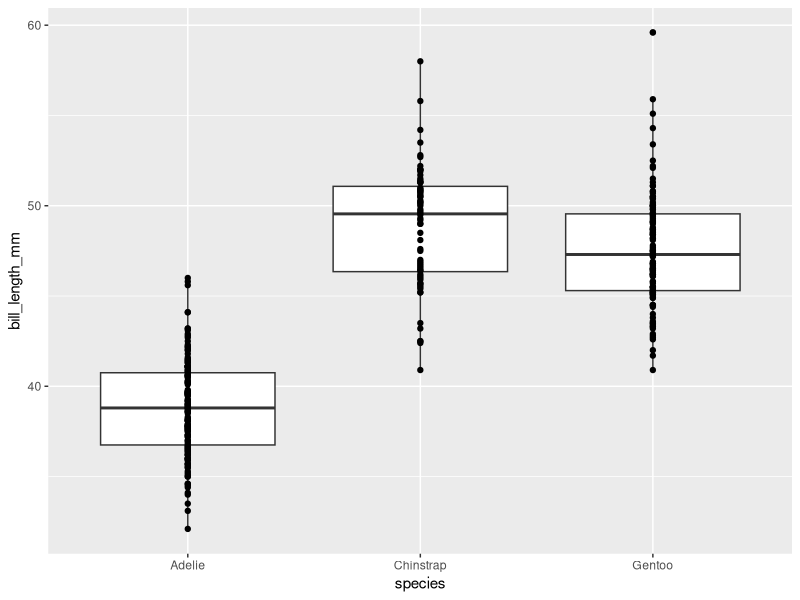
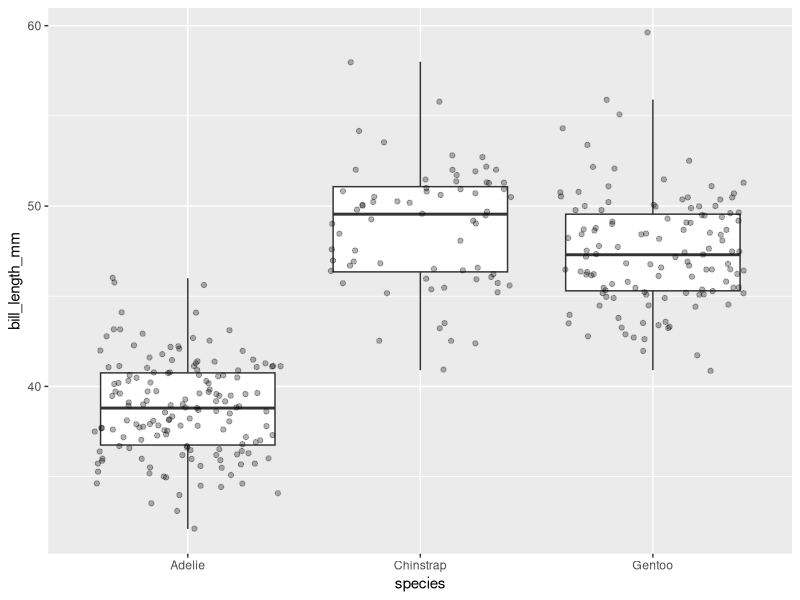
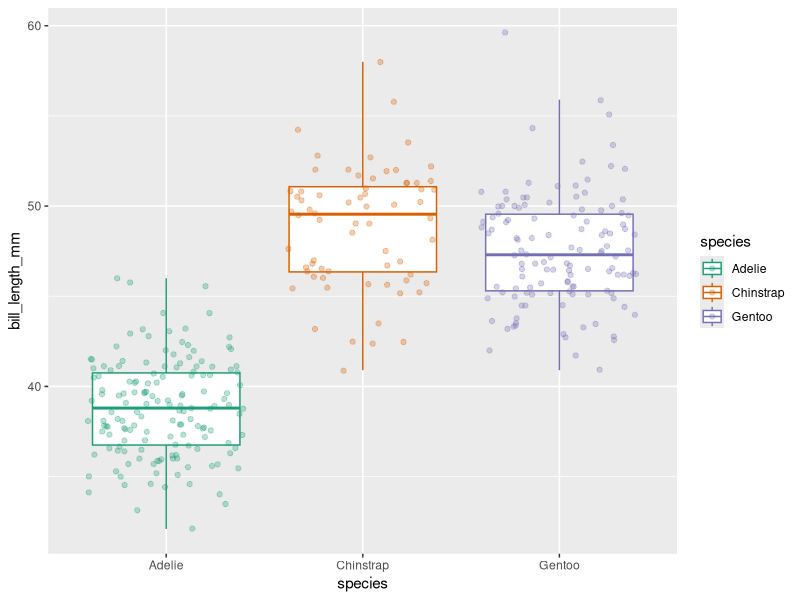
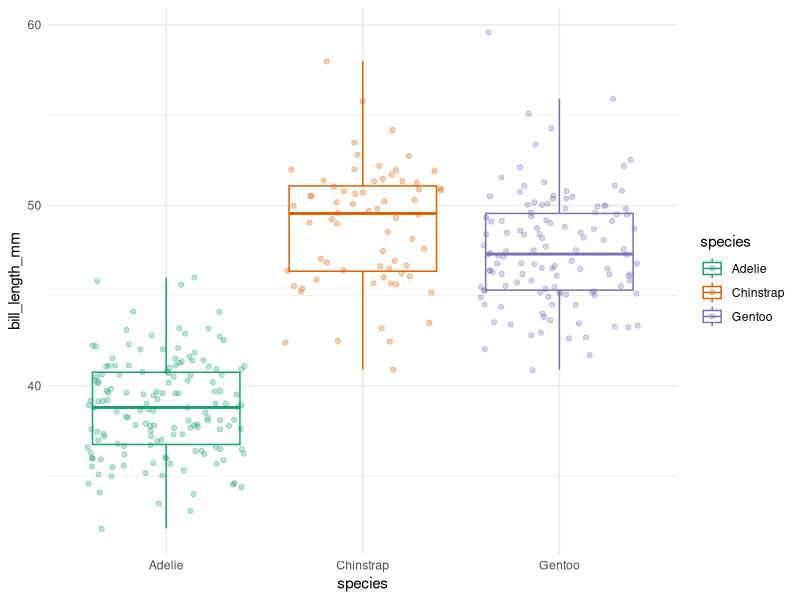
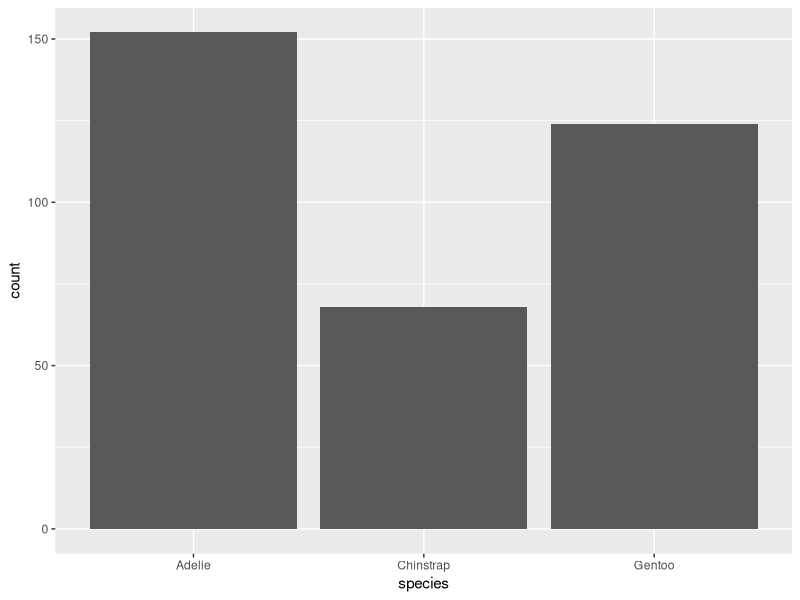

The R script that drew these images, in order:
## ---- chunk 1
library(tidyverse)
library(modeldata)
## ---- chunk 2
ggplot(
  penguins,
  aes(
    x = species,
    y = bill_length_mm
  )
) +
  geom_boxplot() +
  geom_point() # over-plotting is a problem
## ---- chunk 3
ggplot(
  penguins,
  aes(
    x = species,
    y = bill_length_mm
  )
) +
  geom_boxplot(outliers = FALSE) +
  geom_jitter(alpha = 0.3)

## adding color
ggplot(
  penguins,
  aes(
    x = species,
    y = bill_length_mm,
    color = species
  )
) +
  geom_boxplot(outliers = FALSE) +
  geom_jitter(alpha = 0.3) +
  scale_color_brewer(palette = 'Dark2')
## ---- chunk 4
ggplot(
  penguins,
  aes(
    x = species,
    y = bill_length_mm,
    color = species
  )
) +
  geom_boxplot(outliers = FALSE) +
  geom_jitter(alpha = 0.3) +
  scale_color_brewer(palette = 'Dark2') +
  theme_minimal()

## how about a bar chart for species
ggplot(
  penguins,
  aes(x = species)
) +
  geom_bar()
